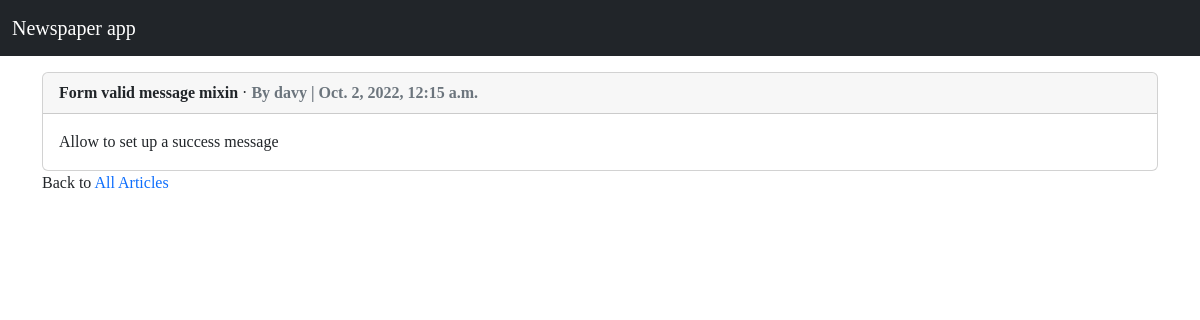
The app's page /articles/12/ with its own data.
### articles/models.py (models this page shows, shortened)
class Article(models.Model):
    author = models.ForeignKey(get_user_model(), on_delete=models.CASCADE)
    title = models.CharField(max_length=200)
    body = models.TextField()
    date = models.DateTimeField(auto_now_add=True)
    class Meta:
        ordering = ['-date']

### user/models.py (models this page shows)
class CustomUser(AbstractUser):
    age = models.PositiveSmallIntegerField(null=True, blank=True)

### articles/views.py (the view)
# urls.py: path('<int:pk>/', ArticleDetailView.as_view(), name="article_detail"),
class ArticleDetailView(views.LoginRequiredMixin, DetailView):
    model = Article
    template_name: str = 'article_detail.html'
    context_object_name = 'article'
    login_url = 'login'

### templates/article_detail.html (shortened to what this page needs)
{% extends 'base.html' %} {% block content %}
<div class="card">
  <div class="card-header">
    <span class="fw-bold">{{article.title}}</span> &middot;
    <span class="fw-bold text-muted">
      By {{article.author}} | {{article.date}}</span
    >
  </div>
  <div class="card-body">{{article.body}}</div>
</div>
<p>Back to <a href="{% url 'articles' %}">All Articles</a></p>
<br />
{% endblock content %}

### staticfiles/css/index.css (style rules this page uses)
body { font-family: Lato-Regular; }
a { text-decoration: none; }

### records on screen
Article: title "Form valid message mixin", author "davy", date "Oct. 2, 2022, 12:15 a.m.", body "Allow to set up a success message"
